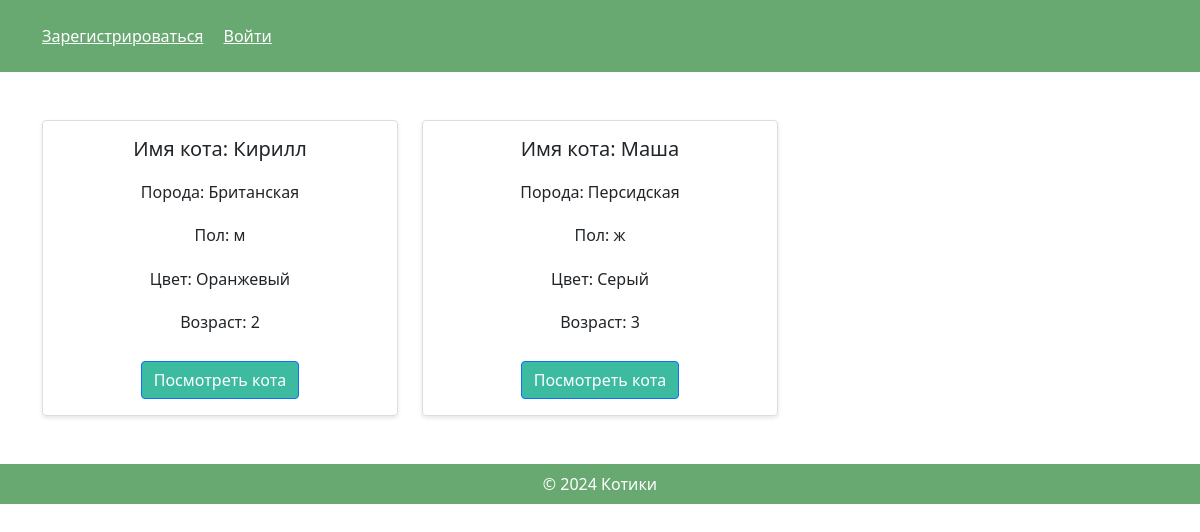
Before: / with the older database file.
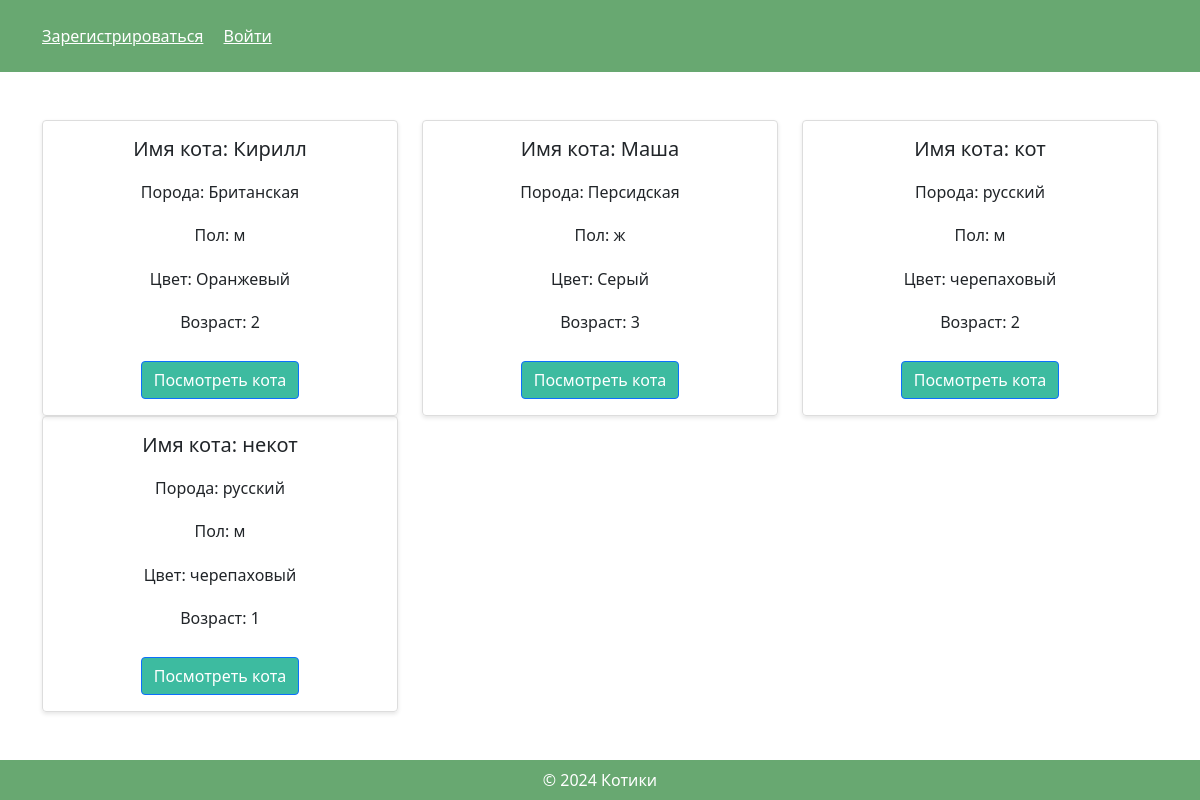
After: the same page with the newer database file.
### CatModels.py (models this page shows)
class Cats(db.Model):
    __tablename__ = 'cats'
    id = db.Column(db.Integer, primary_key=True, autoincrement=True)
    name = db.Column(db.String(80), nullable=False)
    breed = db.Column(db.String(80), nullable=False)
    gender = db.Column(db.String(80), nullable=False)
    color = db.Column(db.String(80), nullable=False)
    age = db.Column(db.Integer, nullable=False)
    cats_position = db.relationship('CatsPosition', backref='cats', cascade='all, delete-orphan', lazy='dynamic')

### main.py (the view)
@app.route('/', methods=["GET"])
def main_page():
    cats = get_all_cats()
    try:
        if get_user_role() == 'user':
            return render_template('main.html', cats=cats, auth=True)
        elif get_user_role() == 'admin':
            return render_template('main.html', u=True, cats=cats, auth=True)
    except AttributeError:
        return render_template('main.html', u=False, cats=cats)

### CatModels.py (called while the page is built)
def get_all_cats():
    return Cats.query.all()

### main.py (called while the page is built)
def get_user_role():
    return current_user._get_current_object().role

### templates/main.html (shortened to what this page needs)
<!DOCTYPE html>
<html lang="ru">
<head>
    <link rel="stylesheet" href="static/css/main.css">
    <link href="https://cdn.jsdelivr.net/npm/bootstrap@5.1.3/dist/css/bootstrap.min.css" rel="stylesheet">
    <link href="https://cdnjs.cloudflare.com/ajax/libs/font-awesome/6.0.0-beta3/css/all.min.css" rel="stylesheet">
</head>
<body>
        <header class="text-white p-4">
             <div class="container">
                 <div class="d-flex justify-content-between align-items-center flex-column flex-lg-row">
                     <nav>
                        <a href="/register" class="text-white mb-2 mb-lg-0 me-0 me-lg-3">Зарегистрироваться</a>
                        <a href="/login" class="text-white mb-2 mb-lg-0 me-0 me-lg-3">Войти</a>
                    </nav>
                 </div>
             </div>
        </header>
<main class="py-5">
    <div class="container">
        <div class="row">
            {% for cat in cats %}
                <div class="col-md-4 d-flex">
                    <div class="product-card w-100">
                        <h3>Имя кота: {{ cat.name }}</h3>
                        <p>Порода: {{ cat.breed }}</p>
                        <p>Пол: {{ cat.gender }}</p>
                        <p>Цвет: {{ cat.color }}</p>
                        <p>Возраст: {{ cat.age }}</p>
                        <a href="{{ cat.id }} ">
                        <button class="btn btn-primary add-to-cart-top">Посмотреть кота</button>
                        </a>
                    </div>
                </div>
            {% endfor %}
        </div>
    </div>
</main>
<footer class="text-white p-2 text-center">
    &copy; 2024 Котики
</footer>
</body>
</html>

### static/css/main.css (style rules this page uses)
body { margin: 0; font-family: Arial, sans-serif; }
header, footer { background-color: #68a871; color: white; }
.product-card { border: 1px solid #ddd; border-radius: 4px; padding: 16px; margin-bottom: 16px; text-align: center; box-shadow: 0 2px 4px rgba(0, 0, 0, 0.1); height: 100%; display: flex; flex-direction: column; justify-content: space-between; }
.product-card h3 { font-size: 1.25rem; margin: 0 0 8px; flex-grow: 1; }
.product-card p { margin: 8px 0; flex-grow: 1; }
.product-card button { margin-top: auto; }
.product-card .btn { margin-top: 1rem; background-color: rgb(61, 187, 160); }

Changed rows visible on the page:
added Cats: name "кот", breed "русский", gender "м", color "черепаховый", age "2"
added Cats: name "некот", breed "русский", gender "м", color "черепаховый", age "1"
